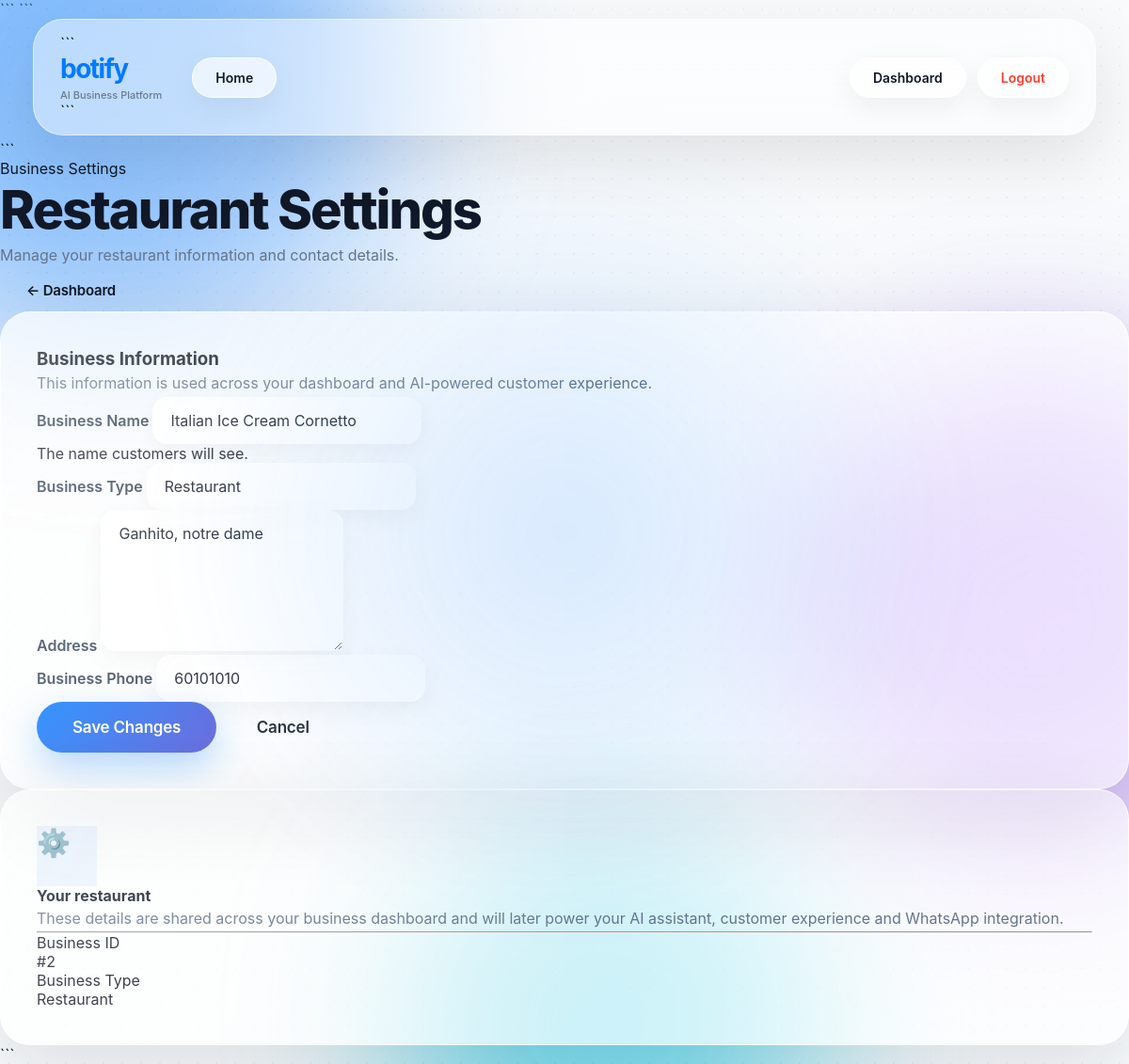
Screenshot of /business/2/settings (signed in) with the database file from the repository.
### models/business.py (models this page shows)
class Business(db.Model):
    id = db.Column(
        db.Integer,
        primary_key=True
    )
    name = db.Column(
        db.String(150),
        nullable=False
    )
    business_type = db.Column(
        db.String(50),
        nullable=False
    )
    address = db.Column(
        db.String(255)
    )
    phone = db.Column(
        db.String(30)
    )
    owner_id = db.Column(
        db.Integer,
        db.ForeignKey("user.id"),
        nullable=False
    )
    menus = db.relationship(
        "Menu",
        backref="business",
        lazy=True,
        cascade="all, delete-orphan"
    )
    orders = db.relationship(
        "Order",
        backref="business",
        lazy=True,
        cascade="all, delete-orphan"
    )
    customers = db.relationship(
        "Customer",
        backref="business",
        lazy=True,
        cascade="all, delete-orphan"
    )

### app.py (the view, shortened to what this page needs)
@app.route(
    "/business/<int:business_id>/settings",
    methods=["GET", "POST"]
)
def business_settings(business_id):
    if "user_id" not in session:
        return redirect("/login")
    business = Business.query.filter_by(
        id=business_id,
        owner_id=session["user_id"]
    ).first()
    if not business:
        return "Business not found", 404
    return render_template(
        "business_settings.html",
        business=business
    )

### app.py (called while the page is built)
@app.context_processor
def inject_globals():
    return {
        "app_name":
        "Botify AI",
        "currency":
        "FCFA"
    }

### templates/business_settings.html (shortened to what this page needs)
{% extends "base.html" %}
{% block content %}
<div class="container py-5">
    <div class="d-flex justify-content-between align-items-center mb-5">
        <div>
            <div class="text-muted small mb-2">
                Business Settings
            </div>
            <h1 class="fw-bold mb-2">
                Restaurant Settings
            </h1>
            <p class="text-muted mb-0">
                Manage your restaurant information and contact details.
            </p>
        </div>
        <a
            href="/business/{{ business.id }}"
            class="btn btn-outline-secondary"
        >
            ← Dashboard
        </a>
    </div>
    <div class="row">
        <div class="col-lg-8">
            <div class="card border-0 shadow-sm">
                <div class="card-body p-4 p-lg-5">
                    <h3 class="fw-bold mb-1">
                        Business Information
                    </h3>
                    <p class="text-muted mb-4">
                        This information is used across your dashboard
                        and AI-powered customer experience.
                    </p>
                    <form method="POST">
                        <div class="mb-4">
                            <label class="form-label fw-semibold">
                                Business Name
                            </label>
                            <input
                                type="text"
                                name="name"
                                class="form-control form-control-lg"
                                value="{{ business.name }}"
                                placeholder="Restaurant name"
                                required
                            >
                            <div class="form-text">
                                The name customers will see.
                            </div>
                        </div>
                        <div class="mb-4">
                            <label class="form-label fw-semibold">
                                Business Type
                            </label>
                            <input
                                type="text"
                                name="business_type"
                                class="form-control"
                                value="{{ business.business_type }}"
                                placeholder="Restaurant, café, bakery..."
                                required
                            >
                        </div>
                        <div class="mb-4">
                            <label class="form-label fw-semibold">
                                Address
                            </label>
                            <textarea
                                name="address"
                                class="form-control"
                                rows="3"
                                placeholder="Business address"
                            >{{ business.address or "" }}</textarea>
                        </div>
                        <div class="mb-4">
                            <label class="form-label fw-semibold">
                                Business Phone
                            </label>
                            <input
                                type="text"
                                name="phone"
                                class="form-control"
                                value="{{ business.phone or '' }}"
                                placeholder="+229..."
                            >
                        </div>
                        <div class="d-flex gap-2">
                            <button
                                type="submit"
                                class="btn btn-primary btn-lg px-4"
                            >
                                Save Changes
                            </button>
                            <a
                                href="/business/{{ business.id }}"
                                class="btn btn-outline-secondary btn-lg"
                            >
                                Cancel
                            </a>
                        </div>
                    </form>
                </div>
            </div>
        </div>
        <div class="col-lg-4 mt-4 mt-lg-0">
            <div class="card border-0 shadow-sm">
                <div class="card-body p-4">
                    <div
                        class="rounded-4 d-flex align-items-center justify-content-center mb-4"
                        style="
                            width: 64px;
                            height: 64px;
                            font-size: 1.8rem;
                            background: rgba(13, 110, 253, 0.08);
                        "
                    >
                        ⚙️
                    </div>
                    <h4 class="fw-bold">
                        Your restaurant
                    </h4>
                    <p class="text-muted">
                        These details are shared across your business
                        dashboard and will later power your AI assistant,
                        customer experience and WhatsApp integration.
                    </p>
                    <hr>
                    <div class="small text-muted">
                        Business ID
                    </div>
                    <div class="fw-semibold mb-3">
                        #{{ business.id }}
                    </div>
                    <div class="small text-muted">
                        Business Type
                    </div>
                    <div class="fw-semibold">
                        {{ business.business_type }}
                    </div>
                </div>
            </div>
        </div>
    </div>
</div>
{% endblock %}

### static/css/style.css (style rules this page uses)
* { box-sizing:border-box; margin:0; padding:0; }
html { scroll-behavior:smooth; }
body { min-height:100vh; overflow-x:hidden; background:#f8fafc; color:#111827; -webkit-font-smoothing:antialiased; }
a { text-decoration:none; color:inherit; }
button, input, textarea { font-family:inherit; }

### static/css/variables.css (style rules this page uses)
:root { --bg:#f5f7fb; --bg-secondary:#eef3ff; --surface:rgba(255,255,255,.72); --surface-solid:#ffffff; --border:rgba(255,255,255,.65); --text:#0f172a; --text-light:#64748b; --primary:#2563eb; --primary-dark:#1d4ed8; --purple:#7c3aed; --cyan:#06b6d4; --green:#10b981; --danger:#ef4444; --shadow: 0 15px 35px rgba(15,23,42,.08); --shadow-hover: 0 30px 60px rgba(15,23,42,.12); --radius:26px; --radius-small:16px; --transition:.35s ease; }
* { margin:0; padding:0; box-sizing:border-box; }
html { scroll-behavior:smooth; }
body { font-family: Inter, -apple-system, BlinkMacSystemFont, "Segoe UI", sans-serif; background:var(--bg); color:var(--text); overflow-x:hidden; min-height:100vh; position:relative; }
h1 { font-size:3.5rem; font-weight:800; letter-spacing:-2px; }
h3 { font-weight:700; }
p { color:var(--text-light); line-height:1.8; }

### static/css/background.css (style rules this page uses)
body { background: radial-gradient( circle at 15% 20%, rgba(0,122,255,.20), transparent 35% ), radial-gradient( circle at 85% 80%, rgba(139,92,246,.20), transparent 40% ), linear-gradient( 135deg, #f8fafc, #eef6ff, #ffffff ); background-attachment:fixed; overflow-x:hidden; }
body::before { content:""; position:fixed; inset:0; pointer-events:none; opacity:.035; background-image: radial-gradient( #000 1px, transparent 1px ); background-size: 20px 20px; }
body::after { content:""; position:fixed; width: 900px; height: 900px; left: 50%; top: 50%; transform: translate(-50%,-50%); background: radial-gradient( circle, rgba(0,122,255,.15), transparent 65% ); filter: blur(40px); animation: auroraPulse 12s infinite ease-in-out; pointer-events:none; }

### static/css/buttons.css (style rules this page uses)
.btn { position:relative; overflow:hidden; display:inline-flex; align-items:center; justify-content:center; gap:10px; padding: 13px 28px; border:none; border-radius: 999px; font-weight: 600; font-size: 15px; letter-spacing: -.2px; text-decoration:none; cursor:pointer; transition: all .35s cubic-bezier(.2,.8,.2,1); -webkit-tap-highlight-color:transparent; }
.btn-primary { color:white; background: linear-gradient( 135deg, #007AFF, #5856D6 ); box-shadow: 0 15px 40px rgba(0,122,255,.35); }
.btn::before { content:""; position:absolute; inset:0; background: linear-gradient( 120deg, transparent, rgba(255,255,255,.45), transparent ); transform: translateX(-120%); transition:.6s; }
.btn-lg { padding: 17px 38px; font-size: 17px; }

### static/css/cards.css (style rules this page uses)
.card, .premium-card { position:relative; overflow:hidden; background: rgba(255,255,255,.62); backdrop-filter: blur(35px); -webkit-backdrop-filter: blur(35px); border: 1px solid rgba(255,255,255,.75); border-radius: 32px; box-shadow: 0 30px 90px rgba(15,23,42,.12); transition: transform .45s cubic-bezier(.2,.8,.2,1), box-shadow .45s ease; }
.card::after, .premium-card::after { content:""; position:absolute; width:200%; height:100%; top:0; left:-150%; background: linear-gradient( 120deg, transparent, rgba(255,255,255,.45), transparent ); transition:.8s; }
.card::before, .premium-card::before { content:""; position:absolute; inset:0; border-radius:32px; padding:1px; background: linear-gradient( 120deg, #007aff, #5856d6, #34c759, #00c7ff ); -webkit-mask: linear-gradient(#fff 0 0) content-box, linear-gradient(#fff 0 0); -webkit-mask-composite:xor; opacity:0; transition:.4s; }
.card-body { padding:38px; }

### static/css/forms.css (style rules this page uses)
.form-control, .form-select { background:rgba(255,255,255,.72); backdrop-filter:blur(18px); -webkit-backdrop-filter:blur(18px); border:1px solid rgba(255,255,255,.7); border-radius:16px; padding:14px 18px; font-size:1rem; color:#0f172a; transition:all .3s ease; box-shadow: 0 8px 24px rgba(15,23,42,.05); }
.form-control::placeholder { color:#94a3b8; }
label { font-weight:600; margin-bottom:8px; color:#334155; }
textarea.form-control { min-height:150px; resize:vertical; }

### static/css/animations.css (style rules this page uses)
body { animation:pageFade .6s ease; }
a { transition:.25s ease; }

### templates/base.html (style rules this page uses)
body { font-family: -apple-system, BlinkMacSystemFont, "SF Pro Display", "SF Pro Text", "Helvetica Neue", Arial, sans-serif; }

### rows the page displays
Business: name "Italian Ice Cream Cornetto", business_type "Restaurant", address "Ganhito, notre dame", phone "60101010", id "2"
